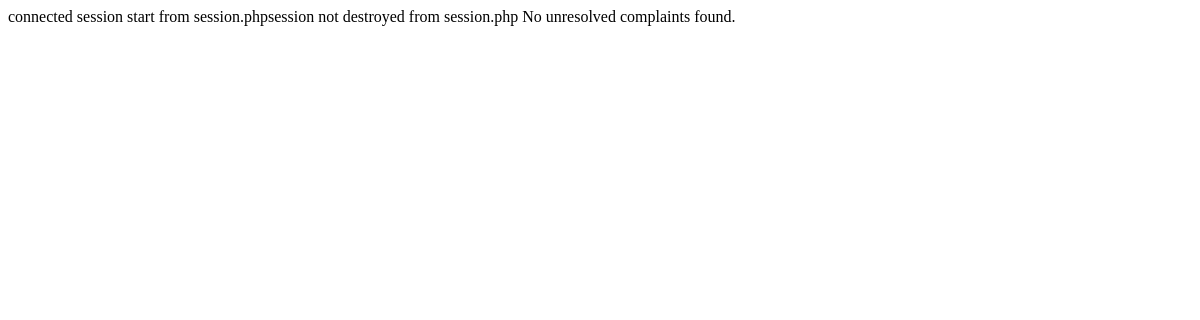
Before: /users/admin/Includes/complaintView.php (signed in) with the older database file.
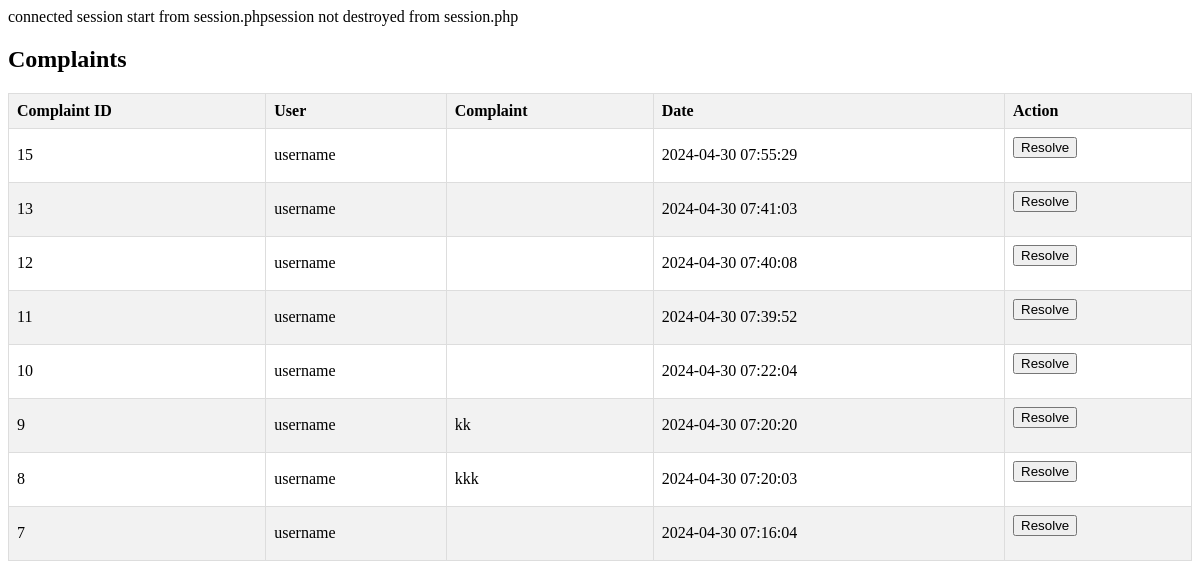
After: the same page with the newer database file.
### tables this page shows
CREATE TABLE `complain` (
  `complain_id` int(11) NOT NULL,
  `user_id` int(11) DEFAULT NULL,
  `complain_text` varchar(20) DEFAULT NULL,
  `complain_date` timestamp NOT NULL DEFAULT current_timestamp(),
  `resolved` tinyint(1) DEFAULT 0
);

CREATE TABLE `user` (
  `user_id` int(11) NOT NULL,
  `admin_id` int(11) DEFAULT NULL,
  `username` varchar(255) DEFAULT NULL,
  `password` varchar(255) DEFAULT NULL,
  `email` varchar(255) DEFAULT NULL,
  `phone_number` varchar(20) DEFAULT NULL,
  `address` varchar(255) DEFAULT NULL,
  `otp` int(11) DEFAULT NULL,
  `contact_num` varchar(20) DEFAULT NULL
);

### users/admin/Includes/complaintView.php (the view, shortened to what this page needs)
<?php
require_once('../../../connection/session.php');
?>
<!DOCTYPE html>
<html lang="en">
<head>
    <link rel="stylesheet" href="../../../assets/style.css">
</head>
<body>
<?php
$sql = "SELECT c.complain_id, c.complain_text, c.complain_date, u.username ,u.email
        FROM complain c
        INNER JOIN user u ON c.user_id = u.user_id
        WHERE c.resolved = 0
        ORDER BY c.complain_date DESC";
$result = $con->query($sql);
if ($result->num_rows > 0) {
    ?>
    <h2>Complaints</h2>
    <table>
        <thead>
            <tr>
                <th>Complaint ID</th>
                <th>User</th>
                <th>Complaint</th>
                <th>Date</th>
                <th>Action</th>
            </tr>
        </thead>
        <tbody>
            <?php while($row = $result->fetch_assoc()): ?>
            <tr>
                <td><?= $row['complain_id'] ?></td>
                <td><?= $row['username'] ?></td>
                <td><?= $row['complain_text'] ?></td>
                <td><?= $row['complain_date'] ?></td>
                <td>
                    <form action='' method='post'>
                        <input type='submit' name='resolve' value='Resolve'>
                    </form>
                </td>
            </tr>
            <?php endwhile; ?>
        </tbody>
    </table>
<?php
} else {
    echo "No unresolved complaints found.";
}
?>
</body>
</html>

### connection/session.php (shortened to what this page needs)
<?php
	echo "session start from session.php";
    if(isset($_SESSION['logged']))
    {
        if ($_SESSION['logged'] == true)
        {echo "session not destroyed from session.php";
        }
    }else {
	$logged=false;
    $_SESSION['logged']=false;}
?>

### assets/style.css (style rules this page uses)
table { border-collapse: collapse; width: 100%; }
th, td { border: 1px solid #dddddd; text-align: left; padding: 8px; }
th { background-color: #f2f2f2; }
tr:nth-child(even) { background-color: #f2f2f2; }

Changed rows visible on the page:
added complain: complain_id "15", user.username "username", complain_date "2024-04-30 07:55:29"
added complain: complain_id "13", user.username "username", complain_date "2024-04-30 07:41:03"
added complain: complain_id "12", user.username "username", complain_date "2024-04-30 07:40:08"
added complain: complain_id "11", user.username "username", complain_date "2024-04-30 07:39:52"
added complain: complain_id "10", user.username "username", complain_date "2024-04-30 07:22:04"
added complain: complain_id "9", user.username "username", complain_text "kk", complain_date "2024-04-30 07:20:20"
added complain: complain_id "8", user.username "username", complain_text "kkk", complain_date "2024-04-30 07:20:03"
added complain: complain_id "7", user.username "username", complain_date "2024-04-30 07:16:04"
Other visible differences:
text no longer shown: "No unresolved complaints found."
text now shown: "Complaints Complaint ID User Complaint Date Action"
